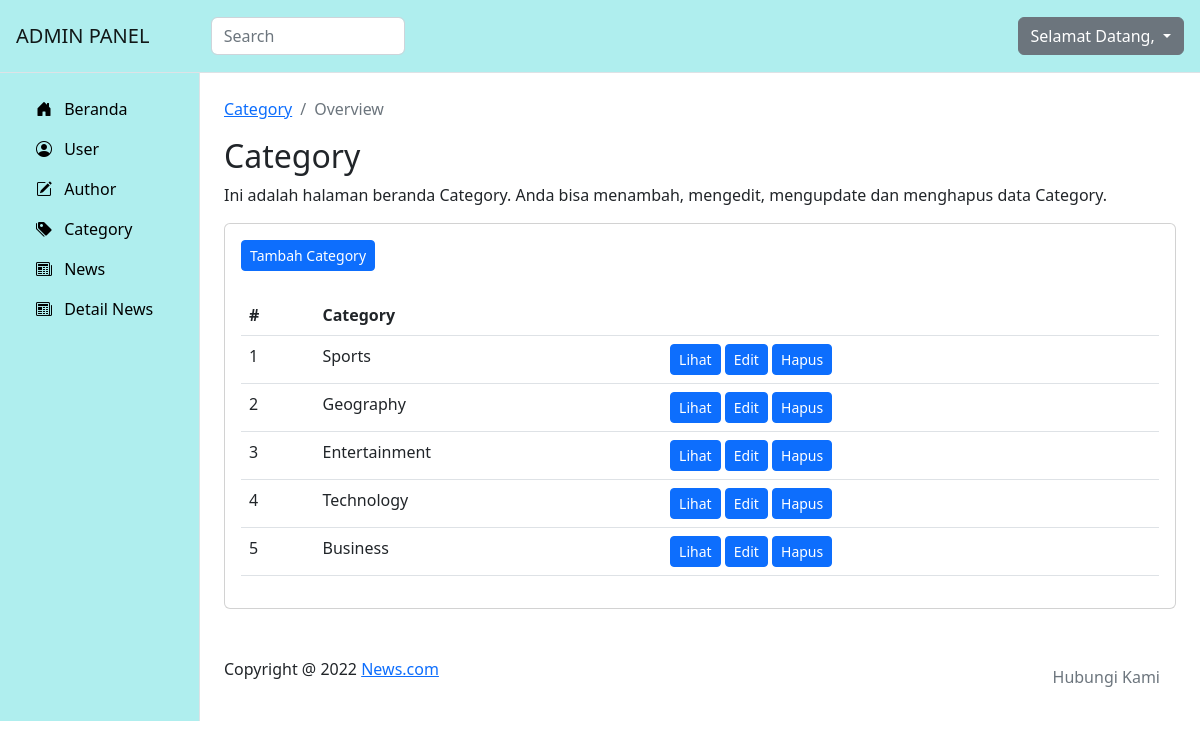
/admin/category/index.php (signed in), run on the app's committed database.
### tables this page shows
CREATE TABLE `category` (
  `id_category` int(11) NOT NULL,
  `category` varchar(45) NOT NULL
);

### admin/category/index.php (the view, shortened to what this page needs)
<!DOCTYPE html>
<html lang="en">
<head>
    <link rel="stylesheet" href="https://cdnjs.cloudflare.com/ajax/libs/bootstrap/5.2.3/css/bootstrap.min.css"
 />
    <link rel="stylesheet" href="https://cdnjs.cloudflare.com/ajax/libs/chartist/0.11.4/chartist.min.css"
 />
    <link rel="stylesheet" href="https://cdn.jsdelivr.net/npm/bootstrap-icons@1.10.2/font/bootstrap-icons.css">
</head>
<body>
    <?php
    include '../../connect.php';
    $sql = "SELECT * FROM category";
    $datas = $conn->query($sql);
    ?>
    <nav class="navbar navbar-expand-lg p-3 border-bottom" style="background-color: #AFEEEE">
        <div class="d-flex col-12 col-md-3 col-lg-2 mb-2 mb-lg-0 flex-md-nowrap justify-content-between">
            <a class="navbar-brand" href="#">
                ADMIN PANEL
            </a>
        </div>
        <div class="col-12 col-md-4 col-lg-2">
            <input class="form-control form-control-dark" type="text" placeholder="Search" aria-labels="Search">
        </div>
        <div class="col-12 col-md-5 col-lg-8 d-flex align-items-center justify-content-md-end mt-3 mt-md-0">
            <div class="dropdown">
                <a class="btn btn-secondary dropdown-toggle" href="#" role="button" data-bs-toggle="dropdown"
                    aria-expanded="false">
                    Selamat Datang,
                </a>
            </div>
        </div>
    </nav>
    <div class="container-fluid">
        <div class="row">
            <nav id="sidebar" class="col-md-3 col-lg-2 d-md-block sidebar collapse border-end"
                style="background-color: #AFEEEE;">
                <div class="position-sticky">
                    <ul class="nav flex-coloumn pt-3">
                        <li class="nav-item">
                            <a class="nav-link active" aria-current="page" href="/project/admin"
                                style="color: #000000;">
                                <i class="bi bi-house-door-fill px-2"></i>
                                <span>Beranda</span>
                            </a>
                        </li>
                        <li class="nav-item">
                            <a class="nav-link active" aria-current="page" href="/project/admin/users"
                                style="color: #000000;">
                                <i class="bi bi-person-circle px-2"></i>
                                <span>User</span>
                            </a>
                        </li>
                        <li class="nav-item">
                            <a class="nav-link active" aria-current="page" href="/project/admin/author"
                                style="color: #000000;">
                                <i class="bi bi-pencil-square px-2"></i>
                                <span>Author</span>
                            </a>
                        </li>
                        <li class="nav-item">
                            <a class="nav-link active" aria-current="page" href="/project/admin/category"
                                style="color: #000000;">
                                <i class="bi bi-tags-fill px-2"></i>
                                <span>Category</span>
                            </a>
                        </li>
                        <li class="nav-item">
                            <a class="nav-link active" aria-current="page" href="/project/admin/news"
                                style="color: #000000;">
                                <i class="bi bi-newspaper px-2"></i>
                                <span>News</span>
                            </a>
                        </li>
                        <li class="nav-item">
                            <a class="nav-link active" aria-current="page" href="/project/admin/detail-berita"
                                style="color: #000000;">
                                <i class="bi bi-newspaper px-2"></i>
                                <span>Detail News</span>
                            </a>
                        </li>
                    </ul>
                </div>
            </nav>
            <main class="col-md-9 ms-sm-auto col-lg-10 px-md-4 py-4">
                <nav aria-label="breadcrumb">
                    <ol class="breadcrumb">
                        <li class="breadcrumb-item"><a href="/project/admin/newsletter">Category</a></li>
                        <li class="breadcrumb-item active" aria-current="page">Overview</li>
                    </ol>
                </nav>
                <h1 class="h2">Category</h2>
                    <p>Ini adalah halaman beranda Category. Anda bisa menambah, mengedit, mengupdate dan menghapus data
                        Category.</p>
                    <div class="card">
                        <div class="card-body">
                            <a href="create.php" class="btn btn-sm btn-primary mb-4" style="color:white;">Tambah
                                Category</a>
                            <div class="table-responsive">
                                <table class="table">
                                    <thead>
                                        <tr>
                                            <th scope="col">#</th>
                                            <th scope="col">Category</th>
                                            <th scope="col"></th>
                                        </tr>
                                    </thead>
                                    <tbody>
                                        <?php
                                    foreach ($datas as $key => $data) {
                                        echo '
                                        <tr>
                                            <td>'.($key + 1).'</td>
                                            <td>'.$data['category'].'</td>
                                            <td>
                                                <a href="show.php?id='.$data['id_category'].'" class="btn btn-sm btn-primary button-blue" style="color: white;">Lihat</a>
                                                <a href="edit.php?id='.$data['id_category'].'" class="btn btn-sm btn-primary button-blue" style="color: white;">Edit</a>
                                                <a href="delete.php?id='.$data['id_category'].'" class="btn btn-sm btn-primary" style="color: white;">Hapus</a>
                                            </td>
                                        </tr>
                                         ';
                                    }
                                    ?>
                                    </tbody>
                                </table>
                            </div>
                        </div>
                    </div>
                    <footer class="pt-5 d-flex justify-content-between">
                        <span>Copyright @ 2022 <a href="#">News.com</a></span>
                        <ul class="nav m-0">
                            <li class="nav-link text-secondary" href="#">Hubungi Kami</li>
                        </ul>
                    </footer>
            </main>
        </div>
    </div>
</body>
</html>

### data on the page
category: category "Sports"
category: category "Geography"
category: category "Entertainment"
category: category "Technology"
category: category "Business"
